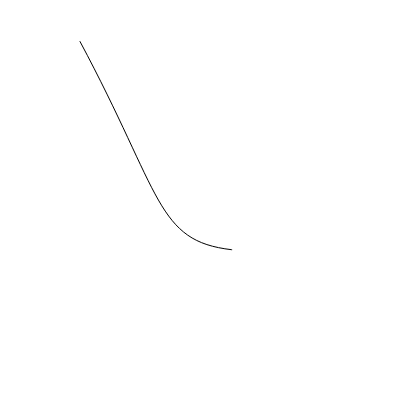
Frame 1 (no input)
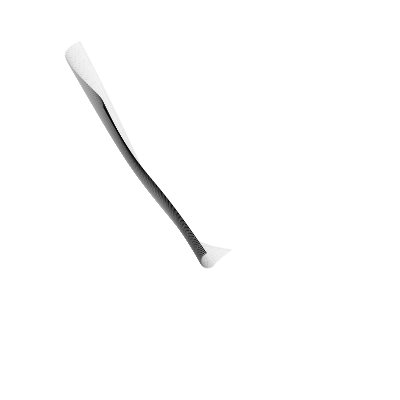
Frame 60 (no input)
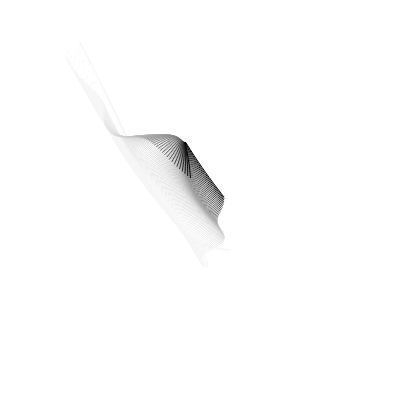
Frame 120 (the mouse pressed at the canvas centre since frame 60)

The p5.js sketch that drew these frames (run headless with seeded random() and noise() and a simulated clock; from frame 60 on, the mouse is pressed at the canvas centre):

// p5.js sketch
// ── sketch.js
// a bezier curve in which the position 
// of all 4 points are chosen via noise()

let t = 0;

function setup() {
  createCanvas(400, 400);
  stroke(0);
  noFill();
}

function draw() {
  background(255,12);
  
  let x1 = width * noise(t + 15);
  let x2 = width * noise(t + 25);
  let x3 = width * noise(t + 35);
  let x4 = width * noise(t + 45);
  
  let y1 = height * noise(t + 55);
  let y2 = height * noise(t + 65);
  let y3 = height * noise(t + 75);
  let y4 = height * noise(t + 85);

  bezier(x1, y1, x2, y2, x3, y3, x4, y4);

  t += 0.005;
}
